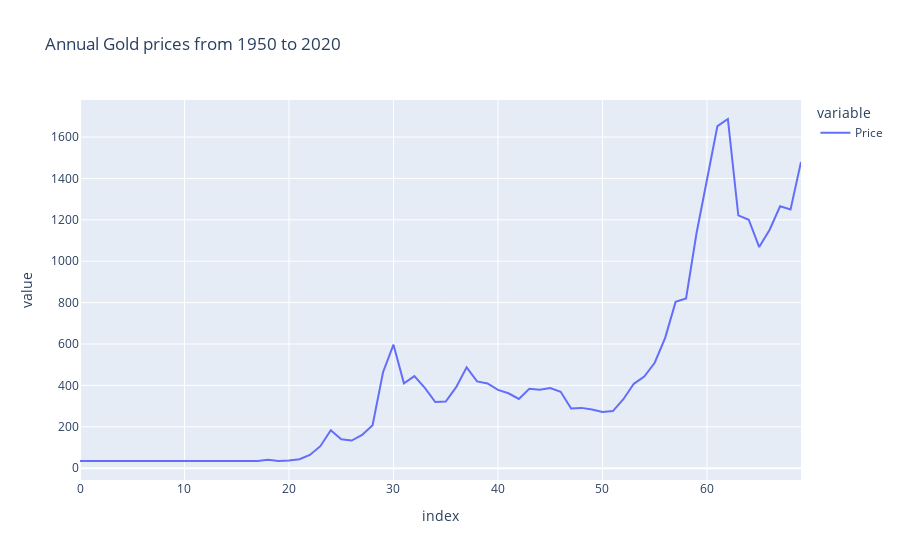

Here is the notebook cell this chart was saved with:
### Code cell
anl['Price'].plot(kind = 'line', title = "Annual Gold prices from 1950 to 2020")

### Figure 1 — Plotly figure (JSON) as saved in the notebook; plotly's stock layout.template omitted (floating-point values rounded to 4 significant figures)
{"data": [{"hovertemplate": "variable=Price<br>index=%{x}<br>value=%{y}<extra></extra>", "legendgroup": "Price", "line": {"color": "#636efa", "dash": "solid"}, "mode": "lines", "name": "Price", "orientation": "v", "showlegend": true, "type": "scatter", "x": [0, 1, 2, 3, 4, 5, 6, 7, 8, 9, 10, 11, 12, 13, 14, 15, 16, 17, 18, 19, 20, 21, 22, 23, 24, 25, 26, 27, 28, 29, 30, 31, 32, 33, 34, 35, 36, 37, 38, 39, 40, 41, 42, 43, 44, 45, 46, 47, 48, 49, 50, 51, 52, 53, 54, 55, 56, 57, 58, 59, 60, 61, 62, 63, 64, 65, 66, 67, 68, 69], "xaxis": "x", "y": [34.72, 34.66, 34.79, 34.85, 35.04, 34.97, 34.9, 34.99, 35.09, 35.05, 35.54, 35.15, 35.08, 35.08, 35.12, 35.13, 35.18, 35.19, 41.11, 35.19, 37.43, 43.45, 63.78, 106.2, 183.7, 139.3, 133.7, 160.5, 207.9, 463.7, 596.7, 410.1, 444.8, 388.1, 319.6, 322.0, 391.6, 487.1, 419.2, 409.7, 378.2, 361.9, 334.7, 383.2, 379.5, 387.4, 369.3, 288.8, 291.4, 283.7, 271.9, 276.0, 333.3, 407.7, 443.0, 509.4, 629.5, 803.6, 819.9, 1135.0, 1394.0, 1653.0, 1687.0, 1222.0, 1200.0, 1068.0, 1152.0, 1266.0, 1250.0, 1480.0], "yaxis": "y"}], "layout": {"legend": {"title": {"text": "variable"}, "tracegroupgap": 0}, "title": {"text": "Annual Gold prices from 1950 to 2020"}, "xaxis": {"anchor": "y", "domain": [0, 1], "title": {"text": "index"}}, "yaxis": {"anchor": "x", "domain": [0, 1], "title": {"text": "value"}}}}
